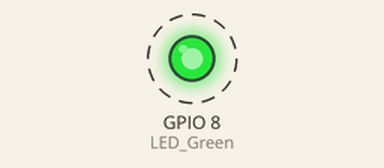
A sketch run on a simulated ESP32-C6. Shown: output pins drawn as LEDs (lit = HIGH). Dashed ring = blinking. What the sketch prints to the serial monitor is not drawn.

Above: at 0.5 s.
Timing chart, 0 to 3.3 s (numbered marks = the images above):
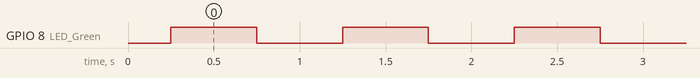

Measured:
- by itself, GPIO 8 (LED_Green): alternates HIGH for 0.50 s and LOW for 0.50 s

The sketch:

GREEN_LED_Test.ino
```cpp
/*
  Dave Williams, DitroniX 2019-2026 (ditronix.net)
  ESPKite - IoT ESP32-C6 Based Home and Industrial LoRa Controller SDK
  Features include ESPKite | ESP32-C6 LoRa SX1262 E22-900M22S E22-400M22S RS485 5-60V Relay

  ESPKite - Basic Bring Up Test Code - May 2026

  Remember!
  - Set the BOARD to Use ESP32C6 Dev Module (or similar).
  - You can also set the BAUD rate up to 921600 to speed up flashing.
  - The SDK does NOT need external power to flash.  It will take Power from the USB 5V.
  - The Serial Monitor is configured for BAUD 115200

  The purpose of this test code is to cycle through the various main functions of the board as part of bring up testing.
  .
  This test code is OPEN SOURCE and formatted for easier viewing.  Although is is not intended for real world use, it may be freely used, or modified as needed.
  It is distributed on an "AS IS" BASIS, WITHOUT WARRANTIES OR CONDITIONS OF ANY KIND, either express or implied.

  Further information, details and examples can be found on our website or github.com/DitroniX

  * github.com/DitroniX
  * github.com/DitroniX/ESPKite-ESP32-C6-SX1262-LoRa-RS485-60V-Relay
  * github.com/DitroniX/ESPKite-ESP32-C6-SX1262-LoRa-RS485-60V-Relay/wiki
  * hackster.io/DitroniX/espkite-esp32-c6-sx1262-lora-rs485-5-60v-relay-output-8891a3
*/

// Libraries
#include <Arduino.h>

// **************** USER VARIABLES / DEFINES / STATIC / STRUCTURES / CONSTANTS ****************

// **************** OUTPUTS ****************
#define LED_Green 8  // LED_Green

// **************** FUNCTIONS AND ROUTINES ****************

// **************** SETUP ****************
void setup() {
  // Stabalise
  delay(250);

  // Initialise UART
  Serial.begin(115200, SERIAL_8N1);  // 115200
  while (!Serial)
    ;
  Serial.println("");

  //  Configures the specified LED GPIO as outputs
  pinMode(LED_Green, OUTPUT);

  // LEDs Default Off State
  digitalWrite(LED_Green, LOW);

  Serial.println("ESPKite Bring Up and Test Example Code");
}

// **************** LOOP ****************
void loop() {
  // Red
  digitalWrite(LED_Green, HIGH);
  delay(500);
  digitalWrite(LED_Green, LOW);
  delay(500);
}
//
```
